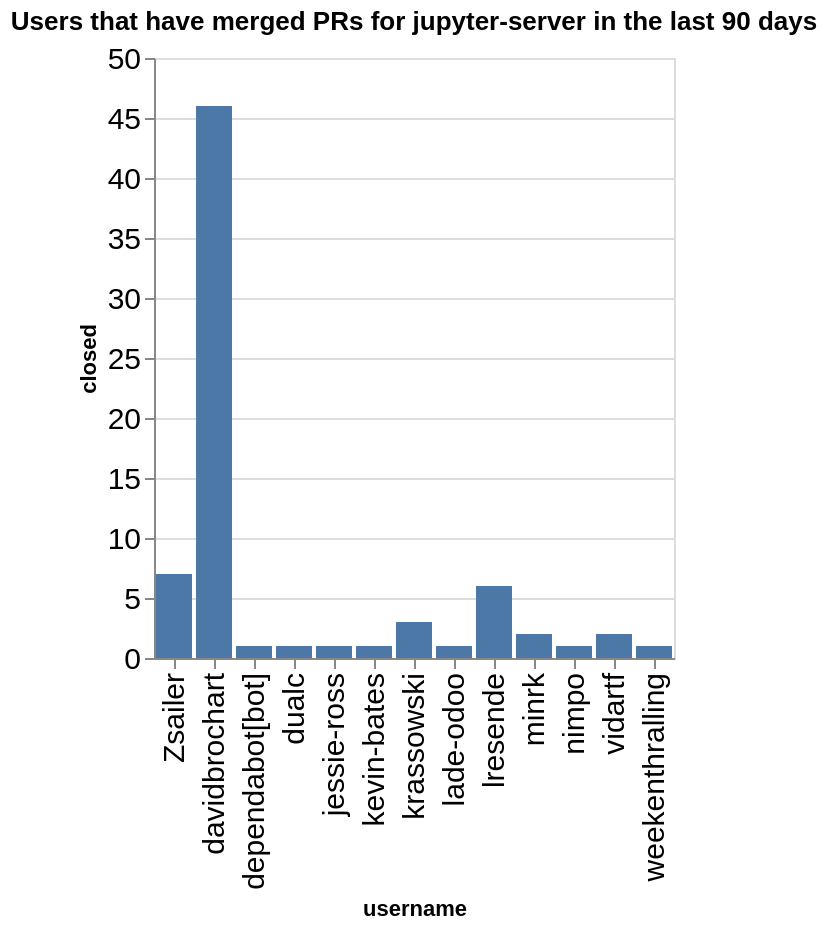

Here is the notebook cell this chart was saved with:
### Code cell
charts = []
title = f"Users that have merged PRs for {github_org} in the last {n_days} days"
ch = alt.Chart(data=closed_by_repo.replace(np.nan, 0), title=title).mark_bar().encode(
    x='username',
    y='closed',
)
ch

### Figure 1 — Vega-Lite specification as saved in the notebook (floating-point values rounded to 4 significant figures)
{"config": {"axisLeft": {"labelFontSize": 15}, "axisBottom": {"labelFontSize": 15}}, "data": {"name": "data-2bb2e46f4257d136e524b1017b008df7"}, "mark": {"type": "bar"}, "encoding": {"x": {"field": "username", "type": "nominal"}, "y": {"field": "closed", "type": "quantitative"}}, "title": "Users that have merged PRs for jupyter-server in the last 90 days", "$schema": "https://vega.github.io/schema/vega-lite/v5.20.1.json", "datasets": {"data-2bb2e46f4257d136e524b1017b008df7": [{"name": "enterprise_gateway", "username": "lresende", "closed": 6}, {"name": "enterprise_gateway", "username": "weekenthralling", "closed": 1}, {"name": "fps", "username": "davidbrochart", "closed": 7}, {"name": "gateway_provisioners", "username": "kevin-bates", "closed": 1}, {"name": "jupyter-resource-usage", "username": "krassowski", "closed": 1}, {"name": "jupyter-resource-usage", "username": "nimpo", "closed": 1}, {"name": "jupyter_server", "username": "Zsailer", "closed": 6}, {"name": "jupyter_server", "username": "dependabot[bot]", "closed": 1}, {"name": "jupyter_server", "username": "dualc", "closed": 1}, {"name": "jupyter_server", "username": "jessie-ross", "closed": 1}, {"name": "jupyter_server", "username": "lade-odoo", "closed": 1}, {"name": "jupyter_server", "username": "minrk", "closed": 2}, {"name": "jupyter_server", "username": "vidartf", "closed": 2}, {"name": "jupyter_server_terminals", "username": "Zsailer", "closed": 1}, {"name": "jupyter_ydoc", "username": "davidbrochart", "closed": 5}, {"name": "jupyter_ydoc", "username": "krassowski", "closed": 2}, {"name": "jupyverse", "username": "davidbrochart", "closed": 34}]}}
